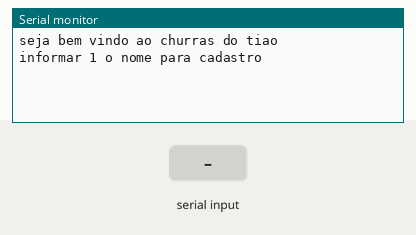
The sketch below on a simulated Arduino Uno, built with avr-gcc and run on an emulated ATmega328P. On the bench: the last lines printed to the serial monitor. The inputs (shaded band) are chosen by the test bench.

Above: at 2.9 s.
3.0 s: "90,45\n" received over Serial
At 5.2 s:
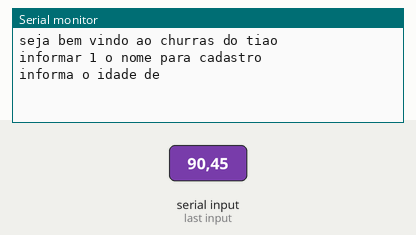
5.5 s: "30,150\n" received over Serial
At 6.3 s:
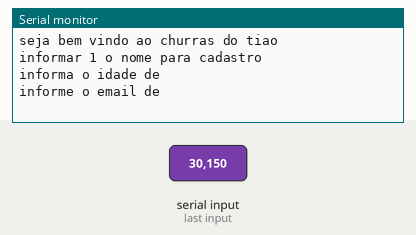

The sketch:

cadastro_de_usu_rio_vetores1.ino
```cpp
// C++ code
//variaveis globais

/*
cria cada vetor tamanho 4,
fazendo parte do mesmo cadastro
*/

String convidados[4];//cria um vetor tamanho 4
int idadeConvidados[4];//camel case
String emailConvidado[4];

//funções
void desenharCabesalho()
{

 Serial.println("seja bem vindo ao churras do tiao");
 Serial.println();
 Serial.println();
  delay(2000);
}

void setup()
{
  Serial.begin(9600);
}

void loop()
{
  desenharCabesalho();
  for(int i = 0; i < 4; i++)
  {
    Serial.println("informar " +String(i + 1)+ " o nome para cadastro");
    while(!Serial.available());
    convidados[i] = Serial.readString();

    Serial.println("informa o idade de");
    while(!Serial.available());
    idadeConvidados[i] = Serial.parseInt();

    Serial.println("informe o email de");
    while(!Serial.available());
    emailConvidado[i] = Serial.readString();


    //solicitar a idade
    //solicitar o email
  }


  //exibir a lista de convidados
  //obs: so vai na festa quem for de maior de idade >=18

  for(int i = 0; i < 4; i++)
  {
    if(idadeConvidados[i] >= 18){
    Serial.println("nome: " + convidados[i]);
    Serial.println("idade: " + (idadeConvidados[i]));
    Serial.println("email: " + emailConvidado[i]);
    Serial.println("-------");
    Serial.println("Permissao para a festa: " + String(idadeConvidados[i] >= 18 ? "OK" : "Menor de idade"));

   Serial.println("-------- " );
   Serial.println();
    }
  }


  delay(2000);//pausa de 2 segundos


  }

  
```

Measured:
- after the input at 3.0 s, the serial monitor: prints a new line after 1.0 s (image 1)
- after the input at 5.5 s, the serial monitor: prints a new line at once (image 2)
